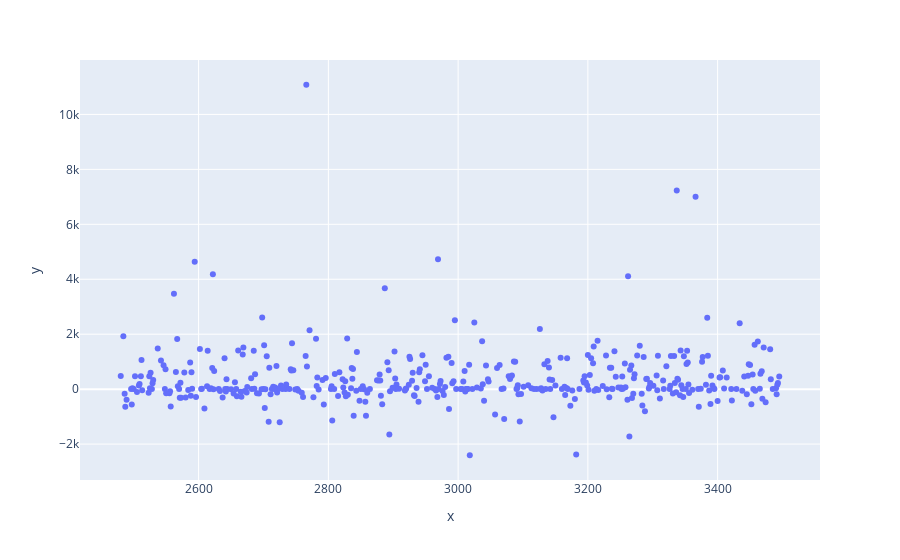

Notebook code cell kept with this figure:
### Code cell
x = trans_sv_acc['cust_id']
y = trans_sv_acc['balance_difference']
fig = px.scatter(x=x, y=y)
fig.show()

### Figure 1 — Plotly figure (JSON) as saved in the notebook; plotly's stock layout.template omitted (floating-point values rounded to 4 significant figures; data arrays with more than 128 entries replaced by an {"elided": "..."} marker saying what was removed)
{"data": [{"hovertemplate": "x=%{x}<br>y=%{y}<extra></extra>", "legendgroup": "", "marker": {"color": "#636efa", "symbol": "circle"}, "mode": "markers", "name": "", "orientation": "v", "showlegend": false, "type": "scatter", "x": {"elided": "420 int values"}, "xaxis": "x", "y": {"elided": "420 float values"}, "yaxis": "y"}], "layout": {"autosize": true, "legend": {"tracegroupgap": 0}, "margin": {"t": 60}, "xaxis": {"anchor": "y", "autorange": true, "domain": [0, 1], "range": [2419.0, 3556.0], "title": {"text": "x"}, "type": "linear"}, "yaxis": {"anchor": "x", "autorange": true, "domain": [0, 1], "range": [-3450.0, 12120.0], "title": {"text": "y"}, "type": "linear"}}}
